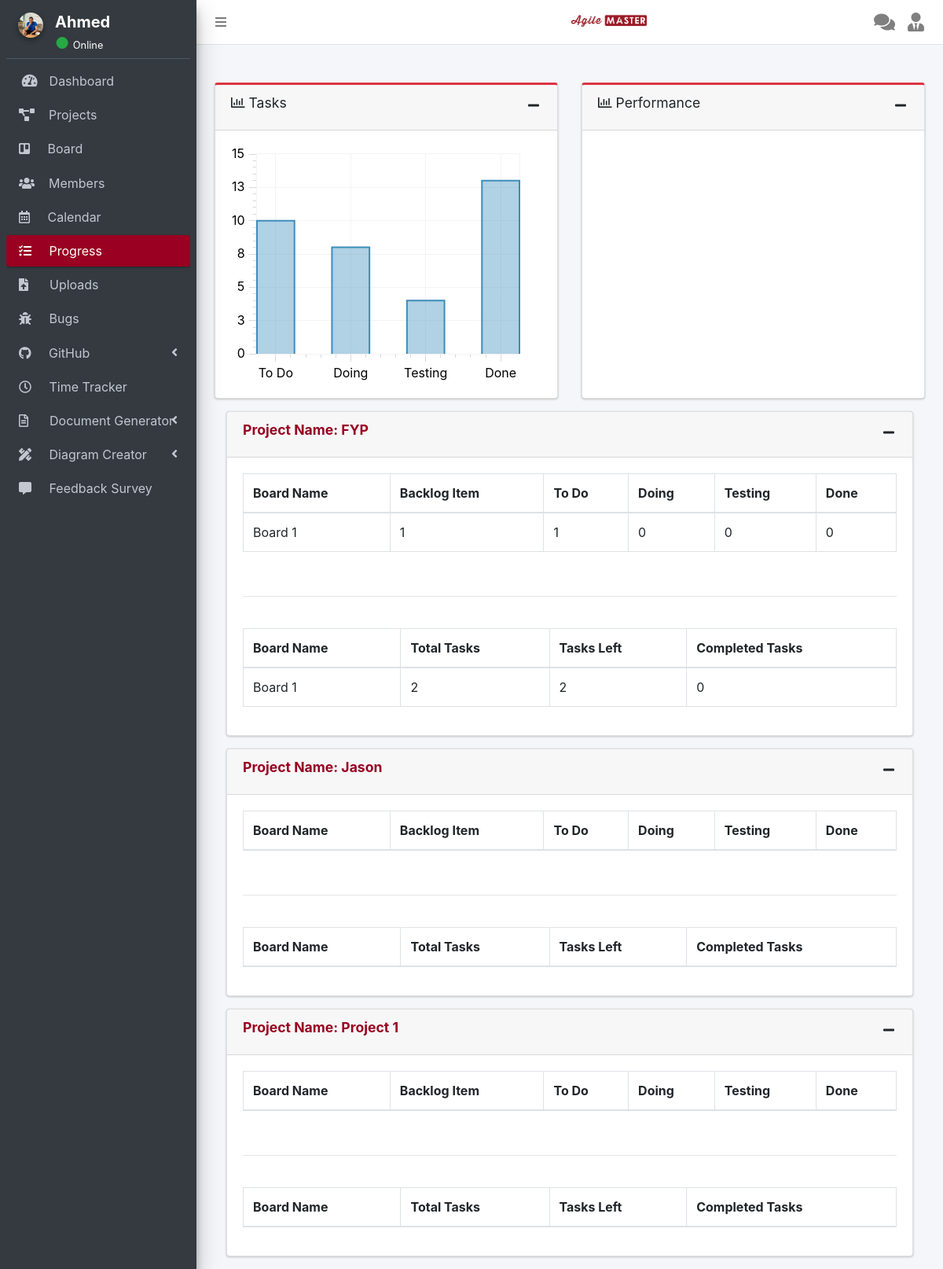
Screenshot of /user/progress.php (signed in) with the database file from the repository.
### tables this page shows
CREATE TABLE `users` (
  `user_id` int(11) NOT NULL,
  `fname` varchar(255) NOT NULL,
  `lname` varchar(255) NOT NULL,
  `age` int(11) NOT NULL,
  `occupation` varchar(255) NOT NULL,
  `city` varchar(255) NOT NULL,
  `country` varchar(255) NOT NULL,
  `email` varchar(255) NOT NULL,
  `password` varchar(255) NOT NULL,
  `photo` varchar(255) NOT NULL,
  `unique_id` int(255) NOT NULL,
  `status` varchar(255) NOT NULL,
  `role` varchar(255) NOT NULL DEFAULT 'project member'
);

CREATE TABLE `user_project` (
  `user_proj_id` int(11) NOT NULL,
  `user_id` int(11) NOT NULL,
  `project_id` int(11) NOT NULL
);

CREATE TABLE `project` (
  `project_id` int(11) NOT NULL,
  `project_name` varchar(255) NOT NULL,
  `project_description` text NOT NULL,
  `status` varchar(255) NOT NULL DEFAULT 'Active'
);

CREATE TABLE `board` (
  `board_id` int(11) NOT NULL,
  `project_id` int(11) NOT NULL,
  `board_name` varchar(255) NOT NULL,
  `date_time` datetime NOT NULL DEFAULT current_timestamp()
);

### user/progress.php (the view, shortened to what the rows shown need)
<?php
   include_once '../connection/dbconnection.php';
   include_once '../helpers/module.php';
   ?>
<!DOCTYPE html>
<html>
   <head>
      <?php include('../navigation/head.php');?>
   </head>
   <body class="hold-transition sidebar-mini layout-fixed">
      <div class="wrapper">
         <?php include('../navigation/topbar.php');?>
         <?php include('../navigation/user/progress_sidebar.php');?>
         <div class="content-wrapper">
            <br > <br >
            <section class="content">
               <div class="container-fluid">
                  <?php
                     $getProjectByUser = getProjectByUser($userId);
                     while($row = mysqli_fetch_array($getProjectByUser))
                     {
                       $getAllProjects = getAllProjects($row['project_id']);
                       $rRow = mysqli_fetch_array($getAllProjects);
                     ?>
                  <div class="col-md-12">
                     <div class="card">
                        <div class="card-header">
                           <h1 class="card-title font-weight-bold"  style="color: #990021;">Project Name: <?php echo $rRow['project_name']; ?></h1>
                           <div class="card-tools">
                              <button type="button" class="btn btn-tool" data-card-widget="collapse"><i class="fas fa-minus"></i>
                              </button>
                           </div>
                        </div>
                        <div class="card-body ">
                           <div class="table-responsive">
                              <table class="table table-bordered" id="dataTables" width="100%" cellspacing="0">
                                 <thead>
                                    <tr>
                                       <th>Board Name</th>
                                       <th >Backlog Item</th>
                                       <th >To Do</th>
                                       <th >Doing</th>
                                       <th >Testing</th>
                                       <th >Done</th>
                                    </tr>
                                 </thead>
                                 <tbody>
                                    <?php
                                       $query = $conn->query("SELECT * FROM `board` NATURAL JOIN `project` WHERE `project_id` = '$row[project_id]'") or die(mysqli_error());
                                       while($b_query = $query->fetch_array()){
                                       ?>
                                    <tr >
                                       <td> <?php echo $b_query['board_name']; ?></td>
                                       <td>
                                          <?php
                                             $getBacklogitemTask = getBacklogitemTask($b_query['board_id']);
                                             $total_backlog= mysqli_num_rows($getBacklogitemTask);
                                             echo $total_backlog;
                                             ?>
                                       </td>
                                       <td>
                                          <?php
                                             $getToDoTask = getToDoTask($b_query['board_id']);
                                             $total_to_do = mysqli_num_rows($getToDoTask);
                                             echo $total_to_do;
                                             ?>
                                       </td>
                                       <td >
                                          <?php
                                             $getDoingTask = getDoingTask($b_query['board_id']);
                                             $total_doing = mysqli_num_rows($getDoingTask);
                                             echo $total_doing;
                                             ?>
                                       </td>
                                       <td >
                                          <?php
                                             $getTestingTask = getTestingTask($b_query['board_id']);
                                             $total_testing = mysqli_num_rows($getTestingTask);
                                             echo $total_testing;
                                             ?>
                                       </td>
                                       <td >
                                          <?php
                                             $getDoneTask = getDoneTask($b_query['board_id']);
                                             $total_task_done = mysqli_num_rows($getDoneTask);
                                             echo $total_task_done;
                                             ?>
                                       </td>
                                    </tr>
                                    <?php
                                       }
                                       ?>
                                 </tbody>
                              </table>
                              <br>
                              <hr>
                              <br>
                              <table class="table table-bordered" id="dataTables" width="100%" cellspacing="0">
                                 <thead>
                                    <tr>
                                       <th >Board Name</th>
                                       <th >Total Tasks</th>
                                       <th >Tasks Left</th>
                                       <th >Completed Tasks</th>
                                    </tr>
                                 </thead>
                                 <tbody>
                                    <?php
                                       $query = $conn->query("SELECT * FROM `board` NATURAL JOIN `project` WHERE `project_id` = '$row[project_id]'") or die(mysqli_error());
                                       while($b_query = $query->fetch_array()){
                                       ?>
                                    <tr >
                                       <td> <?php echo $b_query['board_name']; ?></td>
                                       <td>
                                          <?php
                                             $getTaskByBoard = getTaskByBoard($b_query['board_id']);
                                             $total_tasks = mysqli_num_rows($getTaskByBoard);
                                             echo $total_tasks;
                                             ?>
                                       </td>
                                       <td>
                                          <?php
                                             $getNotDoneTask = getNotDoneTask($b_query['board_id']);
                                             $total_task_not_done = mysqli_num_rows($getNotDoneTask);
                                             echo $total_task_not_done;
                                             ?>
                                       </td>
                                       <td >
                                          <?php
                                             $getDoneTask = getDoneTask($b_query['board_id']);
                                             $total_task_done = mysqli_num_rows($getDoneTask);
                                             echo $total_task_done;
                                             ?>
                                       </td>
                                    </tr>
                                    <?php
                                       }
                                       ?>
                                 </tbody>
                              </table>
                           </div>
                        </div>
                     </div>
                  </div>
                  <?php
                     }
                     ?>
               </div>
            </section>
         </div>
      </div>
	  <script>
  $(function () {
    /*
     * BAR CHART
     * ---------
     */
    var bar_data = {
      data : [[1,10], [2,8], [3,4], [4,13]],
      bars: { show: true }
    }
    $.plot('#bar-chart', [bar_data], {
      grid  : {
        borderWidth: 1,
        borderColor: '#f3f3f3',
        tickColor  : '#f3f3f3'
      },
      series: {
         bars: {
          show: true, barWidth: 0.5, align: 'center',
        },
      },
      colors: ['#3c8dbc'],
      xaxis : {
        ticks: [[1,'To Do'], [2,'Doing'], [3,'Testing'], [4,'Done']]
      }
    })
    /* END BAR CHART */
  })
</script>
   </body>
</html>

### navigation/user/progress_sidebar.php (shortened to what the rows shown need)
<aside class="main-sidebar sidebar-dark-primary elevation-4">
	<div class="sidebar">
		<div class="user-panel mt-3 d-flex">
            <div class="col-auto ">
                <a href="profile.php" class="avatar avatar-xl rounded-circle">
                    <?php
                        $get_user = get_user($userId);
                        $row = mysqli_fetch_array($get_user);
                        echo '<img src="../upload/profile/'.$row["photo"].'" id="sideimg" class="img-circle elevation-2" alt="User Image">';
                    ?>
                </a>
            </div>
            <div class="col right ml--1 mb-1">
                <h5 class="mb-0">
                    <a href="profile.php" class="text-white"><strong> <?php echo $row["fname"]; ?></strong></a>
                </h5>
            </div>
		</div>
    </div>
</aside>

### rows the page displays
users: photo (picture), fname "Ahmed"
user_project: project.project_name "FYP"
board: board_name "Board 1", total_backlog "1", total_to_do "1", total_doing "0", total_testing "0", total_task_done "0", total_tasks "2", total_task_not_done "2"
user_project: project.project_name "Jason"
user_project: project.project_name "Project 1"
